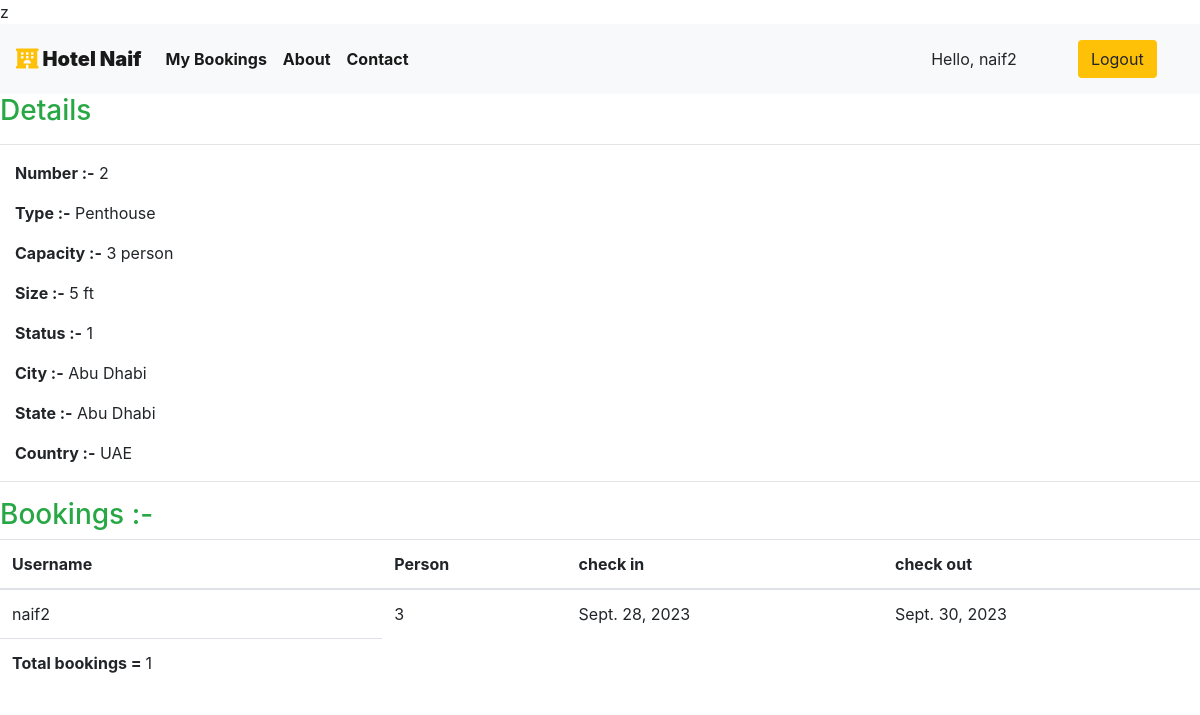
The page /staff/panel/view-room?roomid=2 (signed in) on the database its author committed.
### app/models.py (models this page shows, shortened)
class Rooms(models.Model):
    AVAILABILITY: tuple = (
        ("1", "Available"),
        ("2", "Not Available"),
    )
    ROOM_TYPE: tuple = (
        ("1", "Suite"),
        ("2", "Penthouse"),
        ("3", "Quad Bedroom"),
    )
    room_type = models.CharField(max_length=50, choices=ROOM_TYPE)
    max_capacity = models.IntegerField()
    room_price = models.IntegerField()
    room_size = models.IntegerField()
    hotel = models.ForeignKey(Hotels, on_delete=models.CASCADE)
    availability_status = models.CharField(choices=AVAILABILITY, max_length=15)
    room_number = models.IntegerField()

class Hotels(models.Model):
    hotel_name = models.CharField(max_length=30, default="Naif")
    hotel_owner = models.CharField(max_length=20)
    hotel_location = models.CharField(max_length=50)
    hotel_state = models.CharField(max_length=50, default="Dubai")
    hotel_country = models.CharField(max_length=50, default="UAE")

class Reservation(models.Model):
    check_in_date = models.DateField(auto_now=False)
    check_out_date = models.DateField()
    room = models.ForeignKey(Rooms, on_delete=models.CASCADE)
    guest = models.ForeignKey(User, on_delete=models.CASCADE)
    booking_id = models.CharField(max_length=100, default="null")

### managment/views.py (the view)
# urls.py: path("staff/panel/view-room", managment_view.view_room),
@login_required(login_url="/staff")
def view_room(request):
    room_id = request.GET["roomid"]
    room = Rooms.objects.all().get(id=room_id)
    reservation = Reservation.objects.all().filter(room=room)
    return HttpResponse(
        render(
            request, "staff/view_room.html", {"room": room, "reservations": reservation}
        )
    )

### templates/staff/view_room.html
 {% extends 'basic.html' %} {% block title %}View Room {% endblock title %} {% block body %}
<h3 class="text-success"> Details</h3>
<hr>
<div class="container mx-0 ">
    <p><b>Number :-</b> {{room.room_number}}</p>
    <p><b>Type :-</b> {{room.get_room_type_display}}</p>
    <p><b>Capacity :-</b> {{room.max_capacity}} person</p>
    <p><b>Size :-</b> {{room.room_size}} ft</p>
    <p><b>Status :-</b> {{room.availability_status| capfirst}} </p>
    <p><b>City :-</b> {{room.hotel.hotel_location| capfirst}} </p>
    <p><b>State :-</b> {{room.hotel.hotel_state| capfirst}} </p>
    <p><b>Country :-</b> {{room.hotel.hotel_country| capfirst}} </p>
</div>
<hr> {% if reservations %}
<h3 class="text-success">Bookings :-</h3>
<table class="table">
    <thead>
        <th>Username</th>
        <th>Person</th>
        <th>check in</th>
        <th>check out</th>
    </thead>
    {% for each_detail in reservations %}
    <tr>
        <td>{{each_detail.guest.username}}</td>
        <td>{{each_detail.room.max_capacity}}</td>
        <td>{{each_detail.check_in_date}}</td>
        <td>{{each_detail.check_out_date}}</td>
    </tr>
    {% endfor %}
    <tr>
        <td><b>Total bookings = </b>{{reservations | length}}</td>
    </tr>
</table>
{% else %}
<p>No details found</p>
{% endif %} {% endblock body %}

### templates/basic.html (shortened to what this page needs)
{% load static %}
<!DOCTYPE html>
<!DOCTYPE html>
<html lang="en">
<head>
    <link rel="stylesheet" href="https://use.fontawesome.com/releases/v5.7.0/css/all.css">
    <link rel="stylesheet" href="https://maxcdn.bootstrapcdn.com/bootstrap/4.5.0/css/bootstrap.min.css" >
</head>
<body style="dbackground-image: url('https://source.unsplash.com/random');height: 100%;">
    <div class="container-fluid px-0">
        <nav class="navbar navbar-expand-lg navbar-light bg-light font-weight-bold">
            <a class="navbar-brand text-bold bg-black " href="/"><i class="fas fa-hotel text-warning"></i><b> Hotel Naif</b></a>
            <div class="collapse navbar-collapse " id="navbarSupportedContent">
                <ul class="navbar-nav mr-auto ">
                    {% if user.is_staff %}
                    <li class="nav-item active">
                        <a class="nav-link text-bold" href="/staff/panel">Dashboard </a>
                    </li>
                    {% elif user.is_staff == False and user.is_authenticated %}
                    <li class="nav-item active">
                            <a class="nav-link text-bold" href="/user/bookings">My Bookings </a>
                        </li>
                    {% endif %}
                    <li class="nav-item active">
                        <a class="nav-link text-bold" href="/about">About</a>
                    </li>
                    <li class="nav-item active">
                        <a class="nav-link text-bold" href="/contact">Contact </a>
                    </li>
                </ul>
                {% if user.is_authenticated %}
                      <button class="btn btn-group bg-light" data-toggle="modal" data-target="#forlogin">
                       Hello, {{request.user}}
                       <a href="/logout" class="nav-link">
                    <button class="btn btn-group bg-warning" data-toggle="modal" data-target="#forlogin">
                        Logout
                    </button></a>&nbsp; &nbsp;
                    </button>
                {% endif %}
            </div>
        </nav>
    </div>
    {% block body %}
    {% endblock body %}
</body>
</html>

### templates/basic.html (style rules this page uses)
a { text-decoration: none; }

### rows shown on the page
Rooms: room_number "2", room_type "Penthouse", max_capacity "3", room_size "5", availability_status "1", hotel.hotel_location "Abu Dhabi", hotel.hotel_state "Abu Dhabi", hotel.hotel_country "UAE"
Reservation: guest.username "naif2", room.max_capacity "3", check_in_date "Sept. 28, 2023", check_out_date "Sept. 30, 2023"

### other values the page prints
{{ request.user }} "naif2"
{{ reservations | length }} "1"
